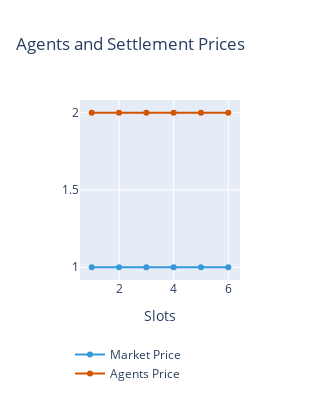

Notebook code cell kept with this figure:
### Code cell
import plotly.graph_objects as go


price_plot = go.Figure()
price_plot.add_trace(go.Scatter(x=list(range(1,7)), y=[1,1,1,1,1,1], line_color="#3498DB", name="Market Price"))
price_plot.add_trace(go.Scatter(x=list(range(1,7)), y=[2,2,2,2,2,2], line_color="#D35400", name="Agents Price" )) 
price_plot.update_layout(width=300, height=400, title="Agents and Settlement Prices", xaxis_title="Slots", legend=dict(orientation="h",yanchor="bottom", y=-0.6, xanchor="center", x=0.3, title=""))

### Figure 1 — Plotly figure (JSON) as saved in the notebook; plotly's stock layout.template omitted (floating-point values rounded to 4 significant figures)
{"data": [{"line": {"color": "#3498DB"}, "name": "Market Price", "type": "scatter", "x": [1, 2, 3, 4, 5, 6], "y": [1, 1, 1, 1, 1, 1]}, {"line": {"color": "#D35400"}, "name": "Agents Price", "type": "scatter", "x": [1, 2, 3, 4, 5, 6], "y": [2, 2, 2, 2, 2, 2]}], "layout": {"height": 400, "legend": {"orientation": "h", "title": {"text": ""}, "x": 0.3, "xanchor": "center", "y": -0.6, "yanchor": "bottom"}, "title": {"text": "Agents and Settlement Prices"}, "width": 300, "xaxis": {"autorange": true, "range": [0.5464, 6.454], "title": {"text": "Slots"}, "type": "linear"}, "yaxis": {"autorange": true, "range": [0.9175, 2.083], "type": "linear"}}}
